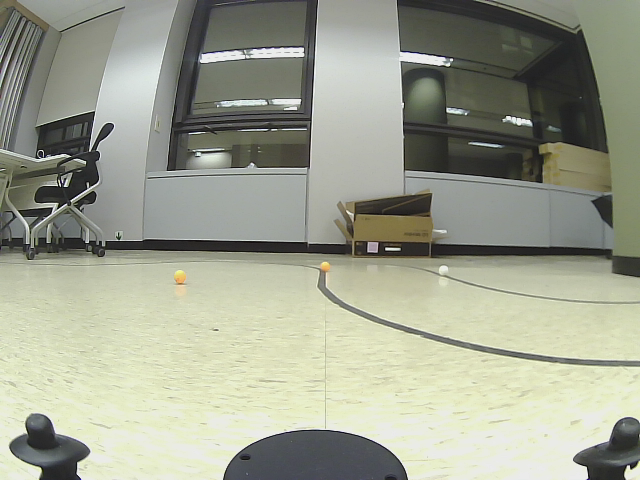
#> input picture image.png, 640 x 480 px
$ python method1.py
#> lines starting #> are read from the running program, lines starting #| are printed output that depends on the picture
import cv2, numpy as np, matplotlib.pyplot as plt
#####################################
H = 0.16
# f_y = 358.355916
# f_x = 357.719727
f_y = 356
f_x = 356
tile = 0.45

left_x, left_y = 3 * tile, tile
mid_x, mid_y = 4 * tile, 0
right_x, rigth_y = 3*tile+0.3, -tile

# left_u, left_v = 180, 284
# mid_u, mid_v = 325, 271
# right_u, right_v = 443, 274

left_u, left_v = 168, 284
mid_u, mid_v = 324, 271
right_u, right_v = 447, 275

mtx = np.array([[357.719727, 0.0, 332.547112],
                [0.0, 358.355916, 249.312209],
                [0.0, 0.0, 1.0]])

dist = np.array([-0.326641, 0.092732, -0.000171, 0.000783, 0.0])
####################################
src = cv2.imread("image.png", cv2.IMREAD_COLOR)
#> src is the input picture: shape (480, 640, 3); mean B, G, R 143.9, 160.5, 157.4
un_src = cv2.undistort(src, mtx, dist, None)
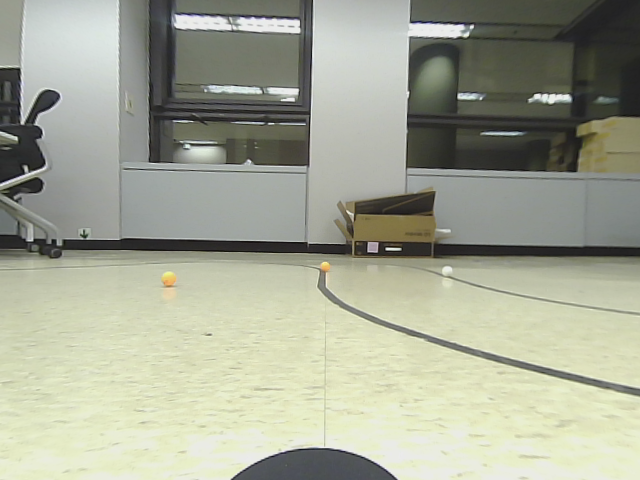
#> un_src: shape (480, 640, 3); mean B, G, R 149.5, 166.8, 163.7

# left_y_norm = (left_v - mtx[1][2]) / mtx[1][1]
# mid_y_norm = (mid_v - mtx[1][2]) / mtx[1][1]
# right_y_norm = (right_v - mtx[1][2]) / mtx[1][1]

left_y_norm = (left_v - 240)
mid_y_norm = (mid_v - 240)
right_y_norm = (right_v - 240)

left_x_norm = (left_u - 320)
mid_x_norm = (mid_u - 320)
right_x_norm = (right_u - 320)

#fy*H/y
pred_left_y = f_y*H/left_y_norm
pred_mid_y = f_y*H/mid_y_norm
pred_right_y = f_y*H/right_y_norm

pred_left_x = f_x*H/left_x_norm
pred_mid_x = f_x*H/mid_x_norm
pred_right_x = f_x*H/right_x_norm

print("Left :{} / {}".format(left_x, pred_left_y))
print("Mid :{} / {}".format(mid_x, pred_mid_y))
print("Right :{} / {}".format(right_x, pred_right_y))

# plt.imshow(un_src); plt.show()
# while cv2.waitKey(0) != 27:
#     cv2.imshow("src", un_src);
print(np.arctan(15/13.3)*2*180/np.pi)

$ run again, with extrinsic.png copied over image.png
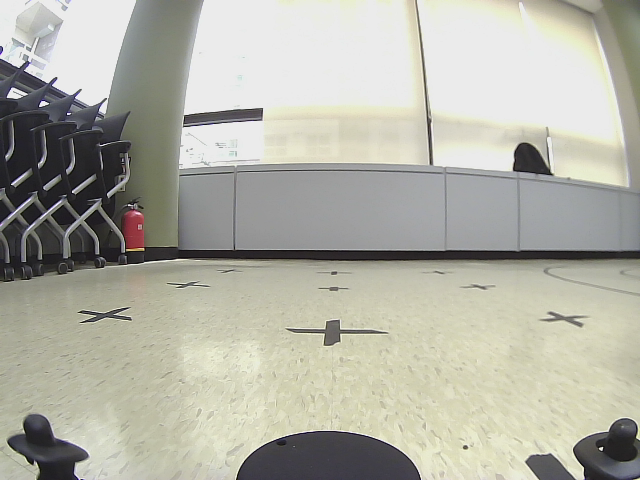
#> input picture extrinsic.png, 640 x 480 px
#> src is the input picture: shape (480, 640, 3); mean B, G, R 165, 176.1, 176.5
#> `un_src = cv2.undistort(src, mtx, dist, None)`:
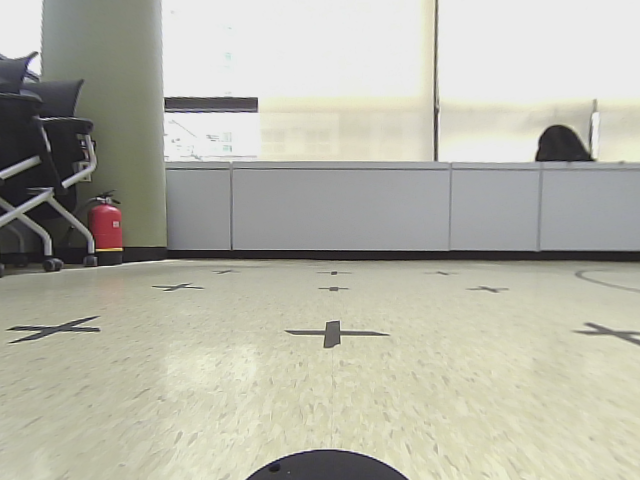
#> un_src: shape (480, 640, 3); mean B, G, R 168.6, 180.9, 181.4
